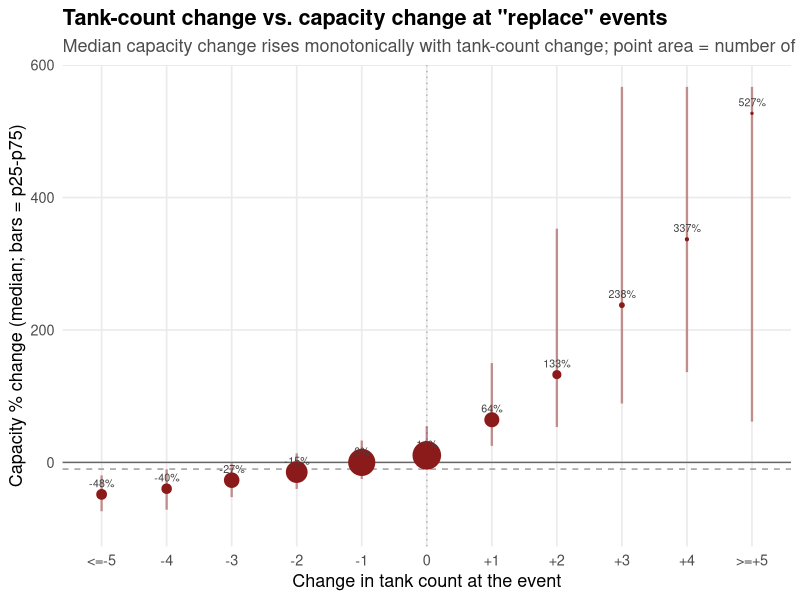

Write the R code that produced this figure.
# 04x_Binscatter_Fix.R
# Re-draw the tank-count vs capacity-change bin scatter from the saved joint table,
# with a y-range that shows EVERY median point (the old figure clipped +3/+4/+5).
# Source: Output/Tables/T011_A7_TankVsCapacity_Joint.csv

suppressPackageStartupMessages({ library(data.table); library(ggplot2); library(here) })

d <- fread(here("Output","Tables","T011_A7_TankVsCapacity_Joint.csv"))
lev <- c("<=-5","-4","-3","-2","-1","0","+1","+2","+3","+4",">=+5")
d[, bin := factor(delta_tanks_bin, levels = lev)]
d <- d[!is.na(bin)]

ymax <- max(d$median_cap_pct) + 40      # include every median point
ymin <- min(d$p25_cap_pct, d$median_cap_pct) - 20

p <- ggplot(d, aes(x = bin, y = median_cap_pct)) +
  geom_hline(yintercept = 0,   color = "gray40") +
  geom_hline(yintercept = -10, color = "gray60", linetype = "dashed") +
  geom_vline(xintercept = which(lev == "0"), color = "gray70", linetype = "dotted") +
  geom_linerange(aes(ymin = pmax(p25_cap_pct, ymin), ymax = pmin(p75_cap_pct, ymax)),
                 color = "#8B1A1A", alpha = 0.45, linewidth = 0.8) +
  geom_point(aes(size = n_events), color = "#8B1A1A") +
  geom_text(aes(label = sprintf("%.0f%%", median_cap_pct)),
            vjust = -0.9, size = 2.7, color = "gray25") +
  coord_cartesian(ylim = c(ymin, ymax)) +
  scale_size_area(max_size = 9, guide = "none") +
  labs(x = "Change in tank count at the event",
       y = "Capacity % change (median; bars = p25-p75)",
       title = "Tank-count change vs. capacity change at \"replace\" events",
       subtitle = "Median capacity change rises monotonically with tank-count change; point area = number of events") +
  theme_minimal(base_size = 13) +
  theme(plot.title = element_text(face = "bold"),
        plot.subtitle = element_text(color = "grey30"),
        panel.grid.minor = element_blank())

ggsave(here("Output","Figures","04x_TankVsCapacity_BinScatter.png"), p, width = 10, height = 5.6, dpi = 150)
cat("  saved 04x_TankVsCapacity_BinScatter.png\n=== 04x DONE ===\n")
